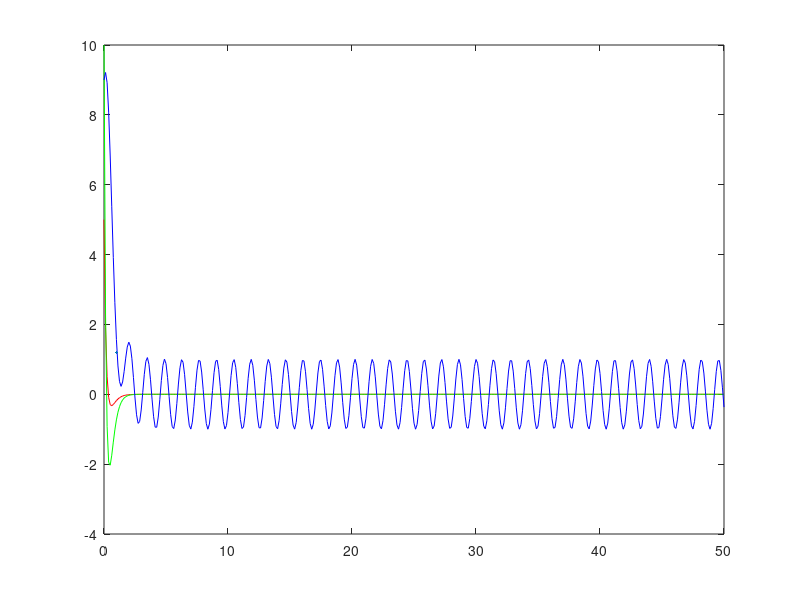

This figure's MATLAB source: (Note: this script raises an error after producing the figure.)
% Spencer Iannantuono
% 9/23/23
% ECE 202 Excersize M4, Part (D)

% Three dampings for parallel RLC

clear

% ------ Arrays for t and v

tms = linspace(0,50,401); % Time (ms); 400 intervals
ts = linspace(0,.5,401); % Time (s) for voltage; 400 intervals
v1 = 10*exp(-500*ts) - 5*exp(-300*ts); % Overdamped voltage (V)
v2 = 10*exp(-400*ts) - 5000*ts .* exp(-400*ts); 
% Critically damped voltage (V)
v3 = 10*exp(-150*ts) - cos(450*ts) + 4*exp(-150*ts) .* sin(450*ts);
% Underdamped voltage (V)

% ------ Create the new window

figure('Position', [200,150,1500,800]) % Create, size, position window

% ------ Plot the function, size everything

plot(tms,v1,'r', tms,v2,'g', tms,v3,'b', LineWidth=1.2) 
% Plot the function in the window
ax = gca; ax.FontSize = 15; % Select and size axis labels
title("M4: Three Dampings for Parallel RLC", "FontSize", 24)
% Create and size title

xlabel("Time (ms) ", "FontSize", 21) % Label and size x-axis
ylabel("Voltage (V)", 'FontSize', 21) % Label and size y-axis
legend('Overdamped', 'Critically damped', 'Underdamped')
% Create the legend
